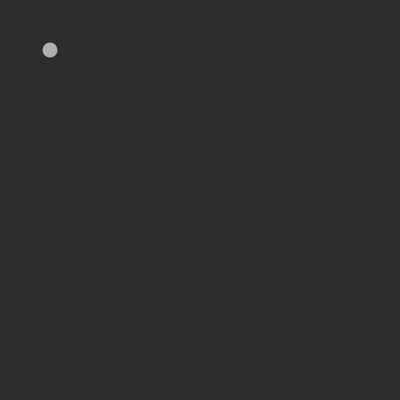
Frame 1 (no input)
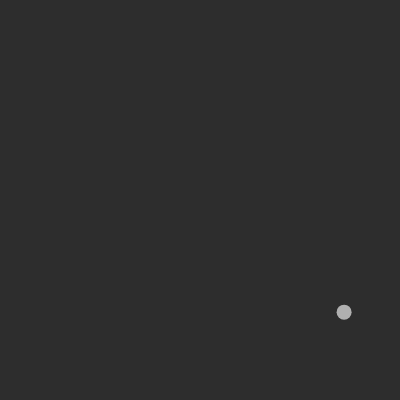
Frame 60 (no input)
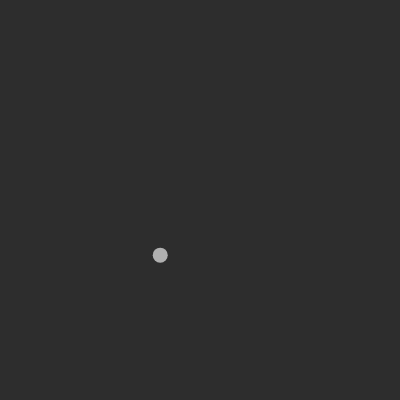
Frame 120 (the mouse pressed at the canvas centre since frame 60)

The p5.js sketch that drew these frames (run headless with seeded random() and noise() and a simulated clock; from frame 60 on, the mouse is pressed at the canvas centre):

// p5.js sketch
// ── sketch.js
var p;

function setup() {
  p = new Particle(width/2, height/2);
  vel = createVector(5, 2);
  p.vel = vel;
  grav = createVector(0, 0.01);
  friction = 0.97
  createCanvas(400, 400);
}

function draw() {
  background(45);
  p.show();
  p.move();
  if(p.edge()){
    print(p.vel);
    p.vel.mult(friction);
  }
  p.applyForce(grav)
}

class Particle{
  constructor(x, y){
    this.x = x;
    this.y = y;
    this.pos = createVector(this.x, this.y);
    this.vel = createVector(0, 0);
    this.acc = createVector(0, 0);

    this.r = 15;
  }
  move(){
    this.pos.x += this.vel.x;
    this.pos.y += this.vel.y;
  }
  applyForce(force){
    this.acc.add(force);
    this.vel.add(this.acc)
  }
  show(){
    noStroke();
    fill(255, 255, 255, 160);
    ellipse(this.pos.x, this.pos.y, this.r);
  }
  edge(){
    if(this.pos.x+this.r/2 > width){
      this.pos.x = width-this.r/2;
      this.vel.x *= -1;
      return true;
    }
    if(this.pos.y+this.r/2 > height){
      this.pos.y = height-this.r/2;
      this.vel.y *= -1;
      return true;
    }
    if(this.pos.x-this.r/2 < 0){
      this.pos.x = 0+this.r/2;
      this.vel.x *= -1;
      return true;
    }
    if(this.pos.y-this.r/2 < 0){
      this.pos.y = 0+this.r/2;
      this.vel.y *= -1;
      return true;
    }
    return false;
  }
}
